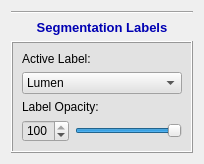
<?xml version="1.0" encoding="UTF-8"?>
<ui version="4.0">
 <class>LabelWidget</class>
 <widget class="QWidget" name="LabelWidget">
  <property name="geometry">
   <rect>
    <x>0</x>
    <y>0</y>
    <width>204</width>
    <height>161</height>
   </rect>
  </property>
  <property name="windowTitle">
   <string>LabelWidget</string>
  </property>
  <layout class="QVBoxLayout" name="verticalLayout">
   <item>
    <widget class="Line" name="line_2">
     <property name="orientation">
      <enum>Qt::Horizontal</enum>
     </property>
    </widget>
   </item>
   <item>
    <widget class="QLabel" name="label_14">
     <property name="sizePolicy">
      <sizepolicy hsizetype="Preferred" vsizetype="Maximum">
       <horstretch>0</horstretch>
       <verstretch>0</verstretch>
      </sizepolicy>
     </property>
     <property name="font">
      <font>
       <pointsize>11</pointsize>
       <weight>75</weight>
       <bold>true</bold>
      </font>
     </property>
     <property name="text">
      <string>&lt;html&gt;&lt;head/&gt;&lt;body&gt;&lt;p&gt;&lt;span style=&quot; font-size:10pt; color:#0000b3;&quot;&gt;Segmentation Labels&lt;/span&gt;&lt;/p&gt;&lt;/body&gt;&lt;/html&gt;</string>
     </property>
     <property name="alignment">
      <set>Qt::AlignCenter</set>
     </property>
    </widget>
   </item>
   <item>
    <widget class="QFrame" name="frame_4">
     <property name="minimumSize">
      <size>
       <width>0</width>
       <height>0</height>
      </size>
     </property>
     <property name="styleSheet">
      <string notr="true">background-color: rgb(226, 226, 226)</string>
     </property>
     <property name="frameShape">
      <enum>QFrame::Box</enum>
     </property>
     <property name="frameShadow">
      <enum>QFrame::Raised</enum>
     </property>
     <layout class="QVBoxLayout" name="verticalLayout_9">
      <item>
       <widget class="QLabel" name="activeLabelLabel">
        <property name="font">
         <font>
          <family>Arial</family>
         </font>
        </property>
        <property name="text">
         <string>Active Label:</string>
        </property>
       </widget>
      </item>
      <item>
       <widget class="QComboBox" name="labelComboBox">
        <property name="font">
         <font>
          <family>Arial</family>
         </font>
        </property>
        <property name="iconSize">
         <size>
          <width>13</width>
          <height>13</height>
         </size>
        </property>
        <item>
         <property name="text">
          <string>Lumen</string>
         </property>
         <property name="icon">
          <iconset resource="../../resources/Project.qrc">
           <normaloff>:/icons/redbox.png</normaloff>:/icons/redbox.png</iconset>
         </property>
        </item>
        <item>
         <property name="text">
          <string>Vessel Wall</string>
         </property>
         <property name="icon">
          <iconset resource="../../resources/Project.qrc">
           <normaloff>:/icons/bluebox.png</normaloff>:/icons/bluebox.png</iconset>
         </property>
        </item>
        <item>
         <property name="text">
          <string>Calcification</string>
         </property>
         <property name="icon">
          <iconset resource="../../resources/Project.qrc">
           <normaloff>:/icons/greenbox.png</normaloff>:/icons/greenbox.png</iconset>
         </property>
        </item>
        <item>
         <property name="text">
          <string>Hemorrhage</string>
         </property>
         <property name="icon">
          <iconset resource="../../resources/Project.qrc">
           <normaloff>:/icons/yellowbox.png</normaloff>:/icons/yellowbox.png</iconset>
         </property>
        </item>
        <item>
         <property name="text">
          <string>LRNC</string>
         </property>
         <property name="icon">
          <iconset resource="../../resources/Project.qrc">
           <normaloff>:/icons/lightbluebox.png</normaloff>:/icons/lightbluebox.png</iconset>
         </property>
        </item>
        <item>
         <property name="text">
          <string>LM</string>
         </property>
         <property name="icon">
          <iconset resource="../../resources/Project.qrc">
           <normaloff>:/icons/purplebox.png</normaloff>:/icons/purplebox.png</iconset>
         </property>
        </item>
       </widget>
      </item>
      <item>
       <widget class="QLabel" name="label_13">
        <property name="font">
         <font>
          <family>Arial</family>
         </font>
        </property>
        <property name="text">
         <string>Label Opacity:</string>
        </property>
       </widget>
      </item>
      <item>
       <layout class="QHBoxLayout" name="horizontalLayout_6">
        <property name="topMargin">
         <number>0</number>
        </property>
        <property name="bottomMargin">
         <number>0</number>
        </property>
        <item>
         <widget class="QSpinBox" name="opacitySpinBox">
          <property name="maximum">
           <number>100</number>
          </property>
          <property name="value">
           <number>100</number>
          </property>
         </widget>
        </item>
        <item>
         <widget class="QSlider" name="opacitySlider">
          <property name="maximum">
           <number>100</number>
          </property>
          <property name="value">
           <number>100</number>
          </property>
          <property name="sliderPosition">
           <number>100</number>
          </property>
          <property name="orientation">
           <enum>Qt::Horizontal</enum>
          </property>
         </widget>
        </item>
       </layout>
      </item>
     </layout>
    </widget>
   </item>
  </layout>
 </widget>
 <resources>
  <include location="../../resources/Project.qrc"/>
 </resources>
 <connections/>
</ui>
